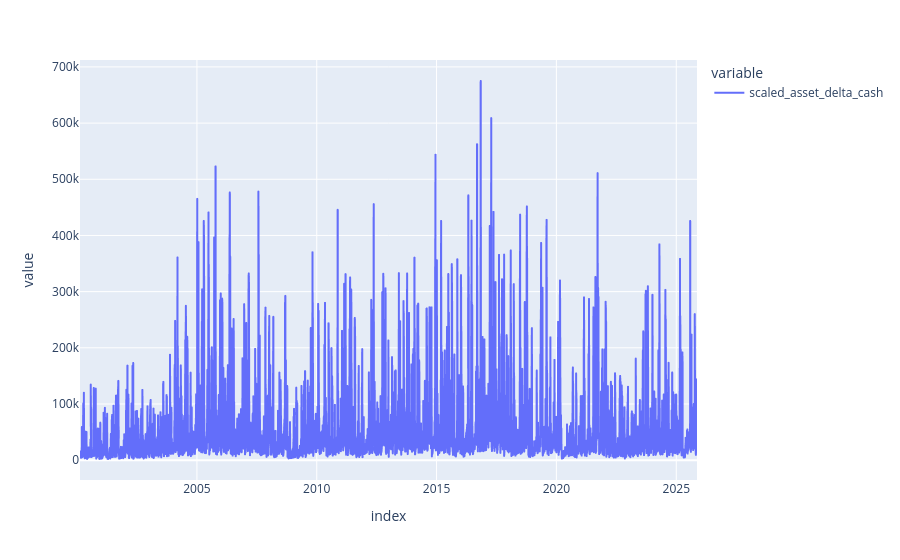

This figure's notebook cell:
### Code cell
px.line(results_df.groupby(results_df.index)['scaled_asset_delta_cash'].sum())

### Figure 1 — Plotly figure (JSON) as saved in the notebook; plotly's stock layout.template omitted (floating-point values rounded to 4 significant figures; data arrays with more than 128 entries replaced by an {"elided": "..."} marker saying what was removed)
{"data": [{"hovertemplate": "variable=scaled_asset_delta_cash<br>index=%{x}<br>value=%{y}<extra></extra>", "legendgroup": "scaled_asset_delta_cash", "line": {"color": "#636efa", "dash": "solid"}, "marker": {"symbol": "circle"}, "mode": "lines", "name": "scaled_asset_delta_cash", "showlegend": true, "type": "scattergl", "x": {"elided": "6477 str values"}, "xaxis": "x", "y": {"elided": "6477 float values"}, "yaxis": "y"}], "layout": {"legend": {"title": {"text": "variable"}, "tracegroupgap": 0}, "margin": {"t": 60}, "xaxis": {"anchor": "y", "domain": [0, 1], "title": {"text": "index"}}, "yaxis": {"anchor": "x", "domain": [0, 1], "title": {"text": "value"}}}}
